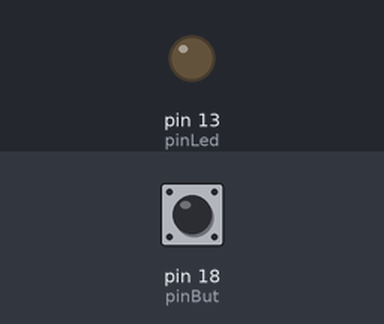
The sketch below on a simulated Arduino Uno, built with avr-gcc and run on an emulated ATmega328P. On the bench: output pins drawn as LEDs (lit = HIGH). The inputs (shaded band) are chosen by the test bench; at power-on: pin 18 (pinBut) LOW.

Above: at 1.2 s.
1.3 s: pin 18 (pinBut) pulled HIGH for 0.15 s
At 1.37 s:
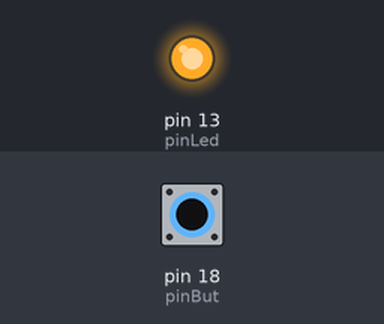
2.9 s: pin 18 (pinBut) pulled HIGH for 3.2 s
At 7.4 s:
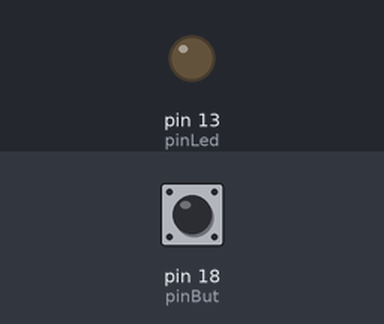
Timing chart, 0 to 8.9 s (numbered marks = the images above; inputs shaded):
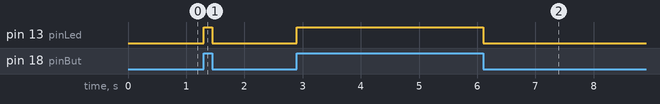

Measured:
- after the input at 1.3 s, pin 13 (pinLed): LOW → HIGH at once, → LOW 0.15 s later
- after the input at 2.9 s, pin 13 (pinLed): LOW → HIGH at once, → LOW 3.2 s later

The sketch:

2_digitalInput.ino
```cpp
const int pinBut = 18;  // the number of the pushbutton pin
const int pinLed = 13;    // the number of the LED pin
int buttonState = 0;  // variable for reading the pushbutton status
void setup() {
  pinMode(pinLed, OUTPUT);
  pinMode(pinBut, INPUT);
}
void loop() {
  buttonState = digitalRead(pinBut);
  if (buttonState == HIGH) {
    digitalWrite(pinLed, HIGH);
  } else {
    digitalWrite(pinLed, LOW);
  }
}
```
